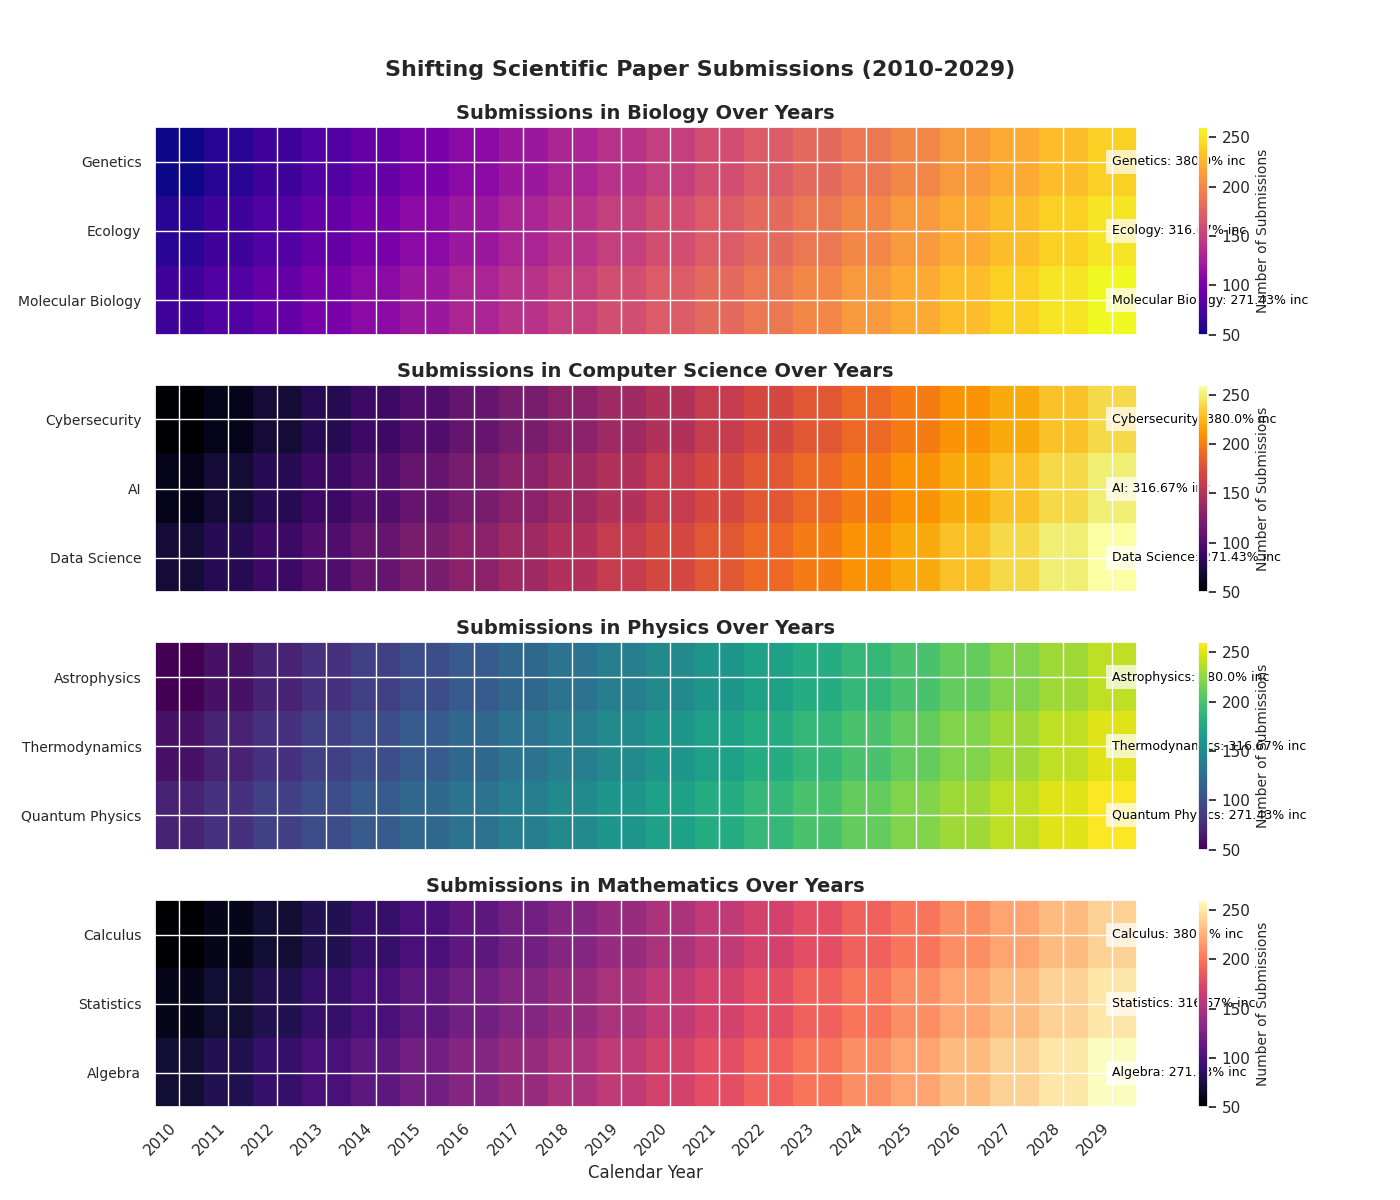

The Python source for this figure:
import matplotlib.pyplot as plt
import numpy as np

years = np.arange(2010, 2030)
main_disciplines = ['Biology', 'Computer Science', 'Physics', 'Mathematics']
subcategories = {
    'Biology': ['Genetics', 'Ecology', 'Molecular Biology'],
    'Computer Science': ['Cybersecurity', 'AI', 'Data Science'],
    'Physics': ['Astrophysics', 'Thermodynamics', 'Quantum Physics'],
    'Mathematics': ['Calculus', 'Statistics', 'Algebra']
}

paper_submissions = {discipline: np.array([
    np.arange(50 + i * 10, 50 + i * 10 + len(years) * 10, 10) for i in range(len(subcats))
]) for discipline, subcats in subcategories.items()}

cmap_list = ['plasma', 'inferno', 'viridis', 'magma']

fig, axes = plt.subplots(len(main_disciplines), 1, figsize=(14, 12), sharex=True)

for idx, (discipline, subcats) in enumerate(subcategories.items()):
    ax = axes[idx]
    heat_map = ax.imshow(paper_submissions[discipline], cmap=cmap_list[idx], aspect='auto', interpolation='nearest')
    ax.set_title(f'Submissions in {discipline} Over Years', fontsize=14, fontweight='bold')
    
    ax.set_yticks(np.arange(len(subcats)))
    ax.set_yticklabels(subcats, fontsize=10)
    
    for i, subcat in enumerate(subcats):
        growth_rate = np.round(((paper_submissions[discipline][i, -1] - paper_submissions[discipline][i, 0]) / paper_submissions[discipline][i, 0]) * 100, 2)
        ax.text(len(years)-1, i, f'{subcat}: {growth_rate}% inc', fontsize=9, color='black', ha='left', va='center', bbox=dict(facecolor='white', edgecolor='none', alpha=0.7))
    
    cbar = fig.colorbar(heat_map, ax=ax, orientation='vertical')
    cbar.set_label('Number of Submissions', fontsize=10)

plt.suptitle('Shifting Scientific Paper Submissions (2010-2029)', fontsize=16, fontweight='bold', y=0.95)
plt.xticks(ticks=np.arange(len(years)), labels=years, rotation=45, ha='right')
plt.xlabel('Calendar Year', fontsize=12)
plt.tight_layout(rect=[0, 0, 1, 0.96])

plt.show()
